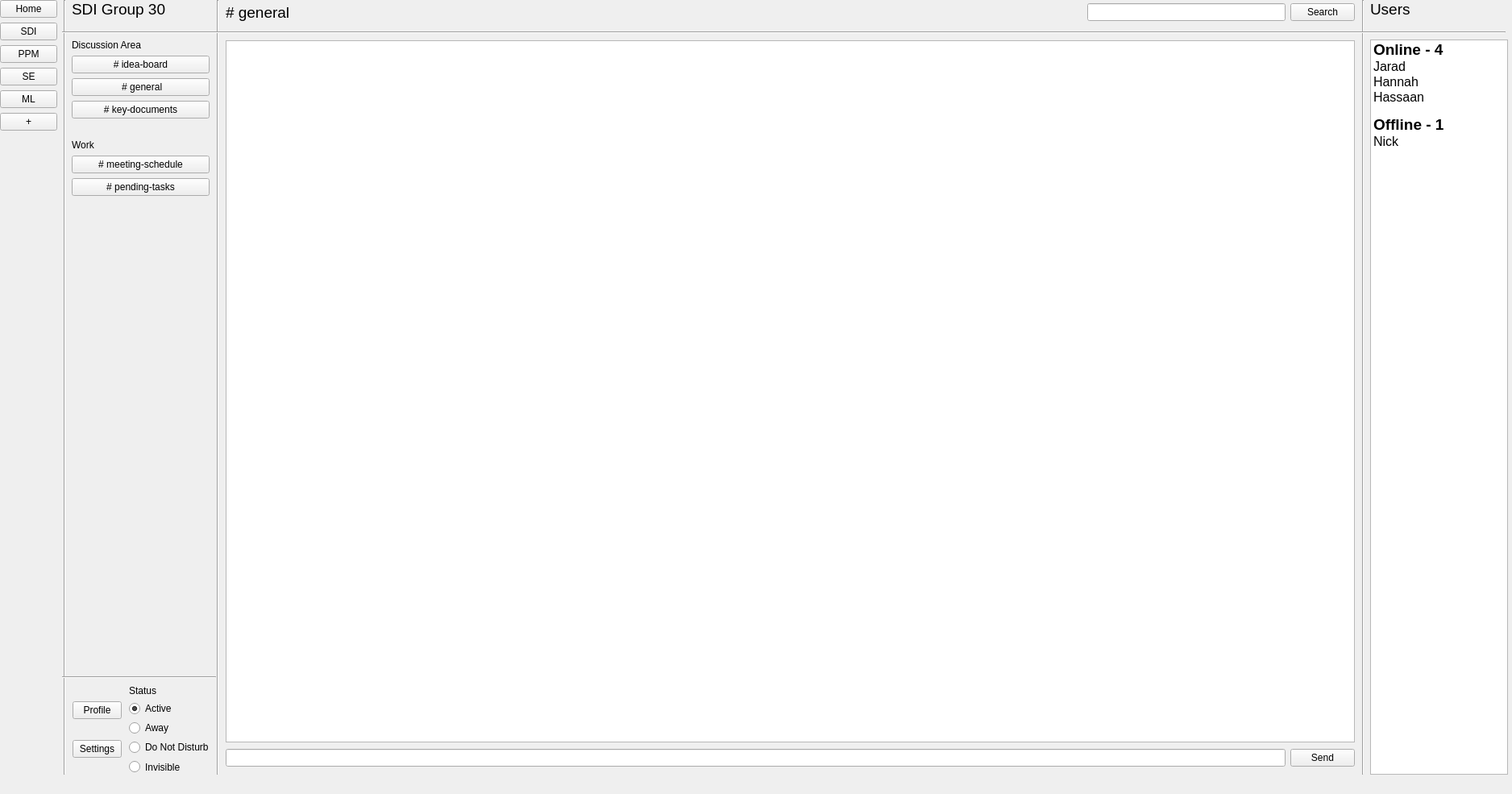
<?xml version="1.0" encoding="UTF-8"?>
<ui version="4.0">
 <class>MainWindow</class>
 <widget class="QMainWindow" name="MainWindow">
  <property name="geometry">
   <rect>
    <x>0</x>
    <y>0</y>
    <width>1876</width>
    <height>985</height>
   </rect>
  </property>
  <property name="windowTitle">
   <string>MainWindow</string>
  </property>
  <widget class="QWidget" name="centralwidget">
   <widget class="QWidget" name="verticalLayoutWidget">
    <property name="geometry">
     <rect>
      <x>0</x>
      <y>0</y>
      <width>71</width>
      <height>961</height>
     </rect>
    </property>
    <layout class="QVBoxLayout" name="verticalLayout">
     <item>
      <widget class="QPushButton" name="homeButton">
       <property name="text">
        <string>Home</string>
       </property>
      </widget>
     </item>
     <item>
      <widget class="QPushButton" name="groupButton1">
       <property name="text">
        <string>SDI</string>
       </property>
      </widget>
     </item>
     <item>
      <widget class="QPushButton" name="groupButton2">
       <property name="text">
        <string>PPM</string>
       </property>
      </widget>
     </item>
     <item>
      <widget class="QPushButton" name="groupButton3">
       <property name="text">
        <string>SE</string>
       </property>
      </widget>
     </item>
     <item>
      <widget class="QPushButton" name="groupButton4">
       <property name="text">
        <string>ML</string>
       </property>
      </widget>
     </item>
     <item>
      <widget class="QPushButton" name="addNewGroupButton">
       <property name="text">
        <string>+</string>
       </property>
      </widget>
     </item>
     <item>
      <spacer name="verticalSpacer">
       <property name="orientation">
        <enum>Qt::Vertical</enum>
       </property>
       <property name="sizeHint" stdset="0">
        <size>
         <width>20</width>
         <height>40</height>
        </size>
       </property>
      </spacer>
     </item>
    </layout>
   </widget>
   <widget class="QWidget" name="verticalLayoutWidget_2">
    <property name="geometry">
     <rect>
      <x>89</x>
      <y>0</y>
      <width>171</width>
      <height>831</height>
     </rect>
    </property>
    <layout class="QVBoxLayout" name="verticalLayout_2">
     <item>
      <widget class="QLabel" name="groupName">
       <property name="font">
        <font>
         <pointsize>14</pointsize>
        </font>
       </property>
       <property name="text">
        <string>SDI Group 30</string>
       </property>
      </widget>
     </item>
     <item>
      <spacer name="horizontalSpacer_6">
       <property name="orientation">
        <enum>Qt::Horizontal</enum>
       </property>
       <property name="sizeHint" stdset="0">
        <size>
         <width>40</width>
         <height>20</height>
        </size>
       </property>
      </spacer>
     </item>
     <item>
      <widget class="QLabel" name="channelGroupName1">
       <property name="text">
        <string>Discussion Area</string>
       </property>
      </widget>
     </item>
     <item>
      <widget class="QPushButton" name="channel1">
       <property name="text">
        <string># idea-board</string>
       </property>
      </widget>
     </item>
     <item>
      <widget class="QPushButton" name="channel2">
       <property name="text">
        <string> # general</string>
       </property>
      </widget>
     </item>
     <item>
      <widget class="QPushButton" name="channel3">
       <property name="text">
        <string># key-documents</string>
       </property>
      </widget>
     </item>
     <item>
      <spacer name="horizontalSpacer_7">
       <property name="orientation">
        <enum>Qt::Horizontal</enum>
       </property>
       <property name="sizeHint" stdset="0">
        <size>
         <width>40</width>
         <height>20</height>
        </size>
       </property>
      </spacer>
     </item>
     <item>
      <widget class="QLabel" name="channelGroupName2">
       <property name="text">
        <string>Work</string>
       </property>
      </widget>
     </item>
     <item>
      <widget class="QPushButton" name="channel4">
       <property name="text">
        <string># meeting-schedule</string>
       </property>
      </widget>
     </item>
     <item>
      <widget class="QPushButton" name="channel5">
       <property name="text">
        <string># pending-tasks</string>
       </property>
      </widget>
     </item>
     <item>
      <spacer name="verticalSpacer_11">
       <property name="orientation">
        <enum>Qt::Vertical</enum>
       </property>
       <property name="sizeHint" stdset="0">
        <size>
         <width>20</width>
         <height>40</height>
        </size>
       </property>
      </spacer>
     </item>
     <item>
      <spacer name="verticalSpacer_10">
       <property name="orientation">
        <enum>Qt::Vertical</enum>
       </property>
       <property name="sizeHint" stdset="0">
        <size>
         <width>20</width>
         <height>40</height>
        </size>
       </property>
      </spacer>
     </item>
     <item>
      <spacer name="verticalSpacer_9">
       <property name="orientation">
        <enum>Qt::Vertical</enum>
       </property>
       <property name="sizeHint" stdset="0">
        <size>
         <width>20</width>
         <height>40</height>
        </size>
       </property>
      </spacer>
     </item>
     <item>
      <spacer name="verticalSpacer_8">
       <property name="orientation">
        <enum>Qt::Vertical</enum>
       </property>
       <property name="sizeHint" stdset="0">
        <size>
         <width>20</width>
         <height>40</height>
        </size>
       </property>
      </spacer>
     </item>
     <item>
      <spacer name="verticalSpacer_7">
       <property name="orientation">
        <enum>Qt::Vertical</enum>
       </property>
       <property name="sizeHint" stdset="0">
        <size>
         <width>20</width>
         <height>40</height>
        </size>
       </property>
      </spacer>
     </item>
     <item>
      <spacer name="verticalSpacer_6">
       <property name="orientation">
        <enum>Qt::Vertical</enum>
       </property>
       <property name="sizeHint" stdset="0">
        <size>
         <width>20</width>
         <height>40</height>
        </size>
       </property>
      </spacer>
     </item>
     <item>
      <spacer name="verticalSpacer_5">
       <property name="orientation">
        <enum>Qt::Vertical</enum>
       </property>
       <property name="sizeHint" stdset="0">
        <size>
         <width>20</width>
         <height>40</height>
        </size>
       </property>
      </spacer>
     </item>
     <item>
      <spacer name="verticalSpacer_4">
       <property name="orientation">
        <enum>Qt::Vertical</enum>
       </property>
       <property name="sizeHint" stdset="0">
        <size>
         <width>20</width>
         <height>40</height>
        </size>
       </property>
      </spacer>
     </item>
     <item>
      <spacer name="verticalSpacer_2">
       <property name="orientation">
        <enum>Qt::Vertical</enum>
       </property>
       <property name="sizeHint" stdset="0">
        <size>
         <width>20</width>
         <height>40</height>
        </size>
       </property>
      </spacer>
     </item>
    </layout>
   </widget>
   <widget class="QWidget" name="verticalLayoutWidget_3">
    <property name="geometry">
     <rect>
      <x>90</x>
      <y>850</y>
      <width>61</width>
      <height>111</height>
     </rect>
    </property>
    <layout class="QVBoxLayout" name="verticalLayout_3">
     <item>
      <widget class="QPushButton" name="profileButton">
       <property name="text">
        <string>Profile</string>
       </property>
      </widget>
     </item>
     <item>
      <widget class="QPushButton" name="settingButton">
       <property name="text">
        <string>Settings</string>
       </property>
      </widget>
     </item>
    </layout>
   </widget>
   <widget class="QWidget" name="verticalLayoutWidget_4">
    <property name="geometry">
     <rect>
      <x>160</x>
      <y>850</y>
      <width>101</width>
      <height>111</height>
     </rect>
    </property>
    <layout class="QVBoxLayout" name="verticalLayout_4">
     <item>
      <widget class="QLabel" name="statusLabel">
       <property name="text">
        <string>Status</string>
       </property>
      </widget>
     </item>
     <item>
      <widget class="QRadioButton" name="activeRadio">
       <property name="text">
        <string>Active</string>
       </property>
       <property name="checked">
        <bool>true</bool>
       </property>
      </widget>
     </item>
     <item>
      <widget class="QRadioButton" name="awayRadio">
       <property name="text">
        <string>Away</string>
       </property>
      </widget>
     </item>
     <item>
      <widget class="QRadioButton" name="doNotDisturbRadio">
       <property name="text">
        <string>Do Not Disturb</string>
       </property>
      </widget>
     </item>
     <item>
      <widget class="QRadioButton" name="invisibleRadio">
       <property name="text">
        <string>Invisible</string>
       </property>
      </widget>
     </item>
    </layout>
   </widget>
   <widget class="QWidget" name="horizontalLayoutWidget">
    <property name="geometry">
     <rect>
      <x>280</x>
      <y>0</y>
      <width>1401</width>
      <height>31</height>
     </rect>
    </property>
    <layout class="QHBoxLayout" name="horizontalLayout">
     <item>
      <widget class="QLabel" name="channelLabel">
       <property name="font">
        <font>
         <pointsize>14</pointsize>
        </font>
       </property>
       <property name="text">
        <string># general</string>
       </property>
      </widget>
     </item>
     <item>
      <spacer name="horizontalSpacer">
       <property name="orientation">
        <enum>Qt::Horizontal</enum>
       </property>
       <property name="sizeHint" stdset="0">
        <size>
         <width>40</width>
         <height>20</height>
        </size>
       </property>
      </spacer>
     </item>
     <item>
      <spacer name="horizontalSpacer_2">
       <property name="orientation">
        <enum>Qt::Horizontal</enum>
       </property>
       <property name="sizeHint" stdset="0">
        <size>
         <width>40</width>
         <height>20</height>
        </size>
       </property>
      </spacer>
     </item>
     <item>
      <spacer name="horizontalSpacer_3">
       <property name="orientation">
        <enum>Qt::Horizontal</enum>
       </property>
       <property name="sizeHint" stdset="0">
        <size>
         <width>40</width>
         <height>20</height>
        </size>
       </property>
      </spacer>
     </item>
     <item>
      <spacer name="horizontalSpacer_4">
       <property name="orientation">
        <enum>Qt::Horizontal</enum>
       </property>
       <property name="sizeHint" stdset="0">
        <size>
         <width>40</width>
         <height>20</height>
        </size>
       </property>
      </spacer>
     </item>
     <item>
      <widget class="QLineEdit" name="searchInput"/>
     </item>
     <item>
      <widget class="QPushButton" name="searchButton">
       <property name="text">
        <string>Search</string>
       </property>
      </widget>
     </item>
    </layout>
   </widget>
   <widget class="QWidget" name="verticalLayoutWidget_5">
    <property name="geometry">
     <rect>
      <x>1700</x>
      <y>0</y>
      <width>171</width>
      <height>961</height>
     </rect>
    </property>
    <layout class="QVBoxLayout" name="verticalLayout_5">
     <item>
      <widget class="QLabel" name="usersLabel">
       <property name="font">
        <font>
         <pointsize>14</pointsize>
        </font>
       </property>
       <property name="text">
        <string>Users</string>
       </property>
      </widget>
     </item>
     <item>
      <spacer name="horizontalSpacer_5">
       <property name="orientation">
        <enum>Qt::Horizontal</enum>
       </property>
       <property name="sizeHint" stdset="0">
        <size>
         <width>40</width>
         <height>20</height>
        </size>
       </property>
      </spacer>
     </item>
     <item>
      <widget class="QListWidget" name="userList">
       <property name="enabled">
        <bool>true</bool>
       </property>
       <property name="font">
        <font>
         <pointsize>8</pointsize>
        </font>
       </property>
       <item>
        <property name="text">
         <string>Online - 4</string>
        </property>
        <property name="font">
         <font>
          <pointsize>14</pointsize>
          <weight>75</weight>
          <bold>true</bold>
         </font>
        </property>
       </item>
       <item>
        <property name="text">
         <string>Jarad</string>
        </property>
        <property name="font">
         <font>
          <pointsize>12</pointsize>
         </font>
        </property>
       </item>
       <item>
        <property name="text">
         <string>Hannah</string>
        </property>
        <property name="font">
         <font>
          <pointsize>12</pointsize>
         </font>
        </property>
       </item>
       <item>
        <property name="text">
         <string>Hassaan</string>
        </property>
        <property name="font">
         <font>
          <pointsize>12</pointsize>
         </font>
        </property>
       </item>
       <item>
        <property name="text">
         <string/>
        </property>
       </item>
       <item>
        <property name="text">
         <string>Offline - 1</string>
        </property>
        <property name="font">
         <font>
          <pointsize>14</pointsize>
          <weight>75</weight>
          <bold>true</bold>
         </font>
        </property>
       </item>
       <item>
        <property name="text">
         <string>Nick</string>
        </property>
        <property name="font">
         <font>
          <pointsize>12</pointsize>
         </font>
        </property>
       </item>
      </widget>
     </item>
    </layout>
   </widget>
   <widget class="QWidget" name="horizontalLayoutWidget_2">
    <property name="geometry">
     <rect>
      <x>280</x>
      <y>920</y>
      <width>1401</width>
      <height>41</height>
     </rect>
    </property>
    <layout class="QHBoxLayout" name="horizontalLayout_2">
     <item>
      <widget class="QLineEdit" name="sendInput"/>
     </item>
     <item>
      <widget class="QPushButton" name="sendButton">
       <property name="text">
        <string>Send</string>
       </property>
      </widget>
     </item>
    </layout>
   </widget>
   <widget class="QPlainTextEdit" name="messageLog">
    <property name="geometry">
     <rect>
      <x>280</x>
      <y>50</y>
      <width>1401</width>
      <height>871</height>
     </rect>
    </property>
   </widget>
   <widget class="Line" name="line">
    <property name="geometry">
     <rect>
      <x>260</x>
      <y>0</y>
      <width>20</width>
      <height>961</height>
     </rect>
    </property>
    <property name="orientation">
     <enum>Qt::Vertical</enum>
    </property>
   </widget>
   <widget class="Line" name="line_2">
    <property name="geometry">
     <rect>
      <x>70</x>
      <y>0</y>
      <width>21</width>
      <height>961</height>
     </rect>
    </property>
    <property name="orientation">
     <enum>Qt::Vertical</enum>
    </property>
   </widget>
   <widget class="Line" name="line_3">
    <property name="geometry">
     <rect>
      <x>77</x>
      <y>830</y>
      <width>191</width>
      <height>20</height>
     </rect>
    </property>
    <property name="orientation">
     <enum>Qt::Horizontal</enum>
    </property>
   </widget>
   <widget class="Line" name="line_4">
    <property name="geometry">
     <rect>
      <x>1683</x>
      <y>0</y>
      <width>16</width>
      <height>961</height>
     </rect>
    </property>
    <property name="orientation">
     <enum>Qt::Vertical</enum>
    </property>
   </widget>
   <widget class="Line" name="line_5">
    <property name="geometry">
     <rect>
      <x>77</x>
      <y>30</y>
      <width>1791</width>
      <height>20</height>
     </rect>
    </property>
    <property name="orientation">
     <enum>Qt::Horizontal</enum>
    </property>
   </widget>
  </widget>
  <widget class="QMenuBar" name="menuBar">
   <property name="geometry">
    <rect>
     <x>0</x>
     <y>0</y>
     <width>1876</width>
     <height>20</height>
    </rect>
   </property>
  </widget>
 </widget>
 <resources/>
 <connections/>
</ui>
